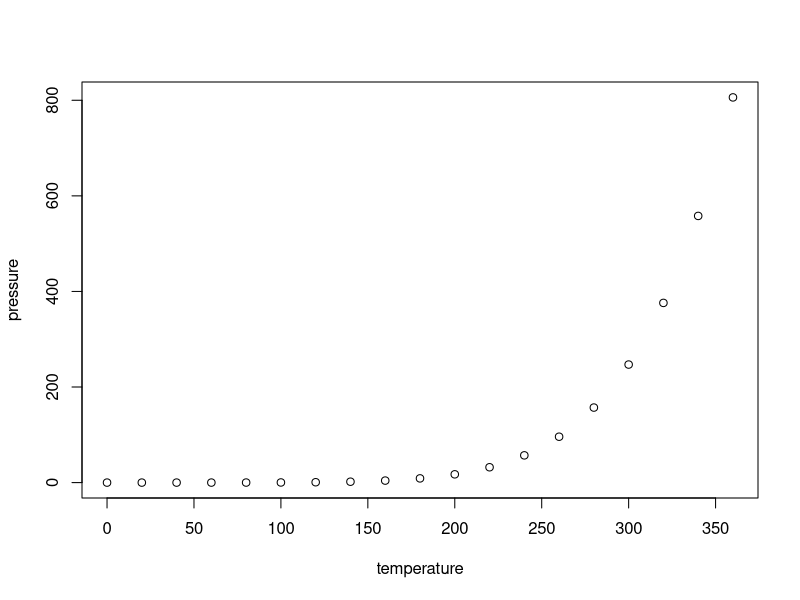
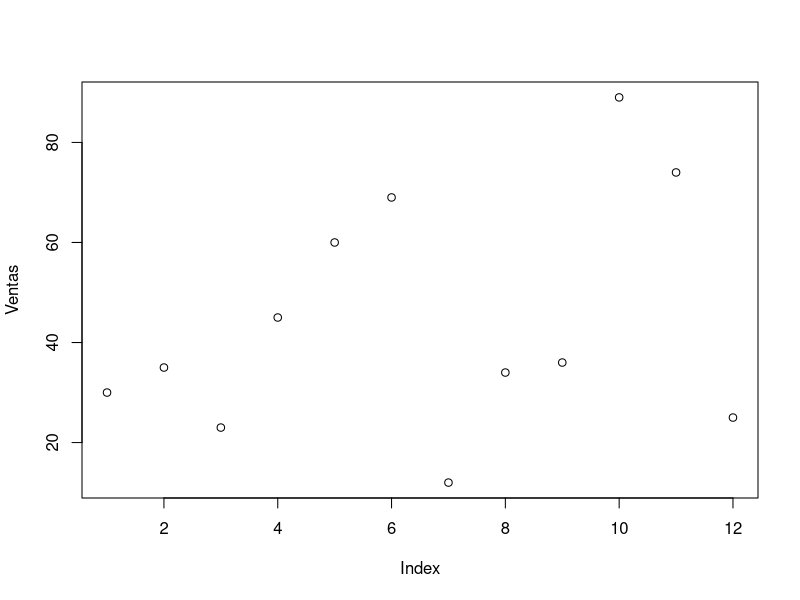
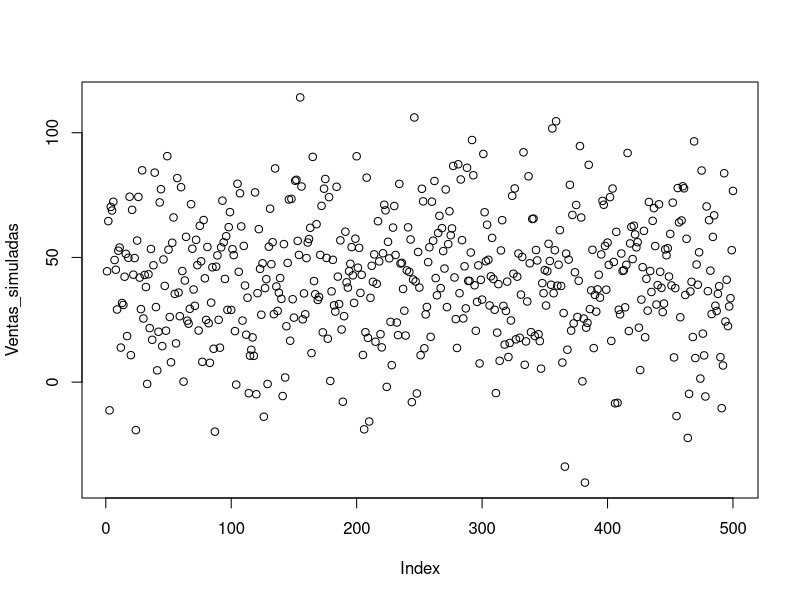
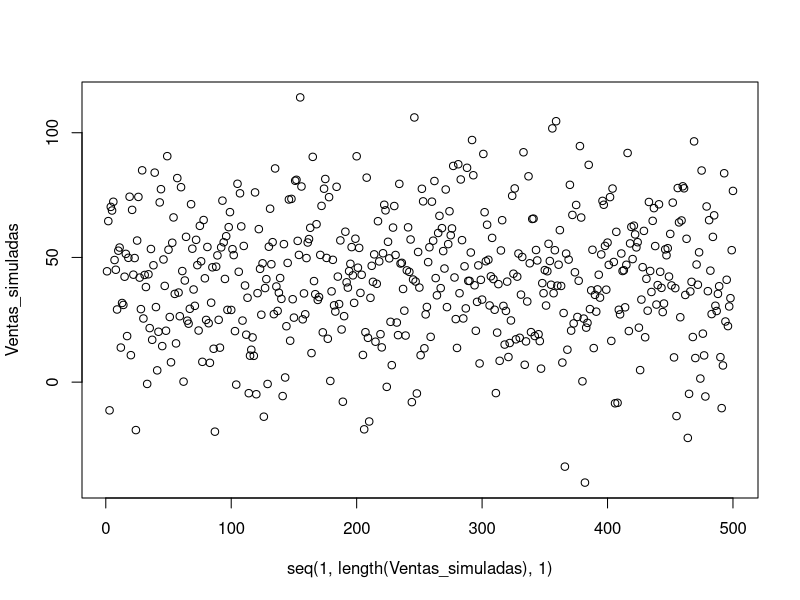

The R source for these figures, in order:
## ---- chunk 1
knitr::opts_chunk$set(echo = TRUE)
## ---- chunk 2
summary(cars)
## ---- chunk 3
plot(pressure)
## ---- chunk 4
ca<-16
ca

## ---- chunk 5
Ventas <- c (30,35,23,45,60,69,12,34,36,89,74,25)
plot(Ventas)
## ---- chunk 6
mean (Ventas)
sd (Ventas)
## ---- chunk 7
Ventas_simuladas<-rnorm(500,44.33333,23.49597)
plot(Ventas_simuladas)
## ---- chunk 8
pnorm(30,44.33,23.49)
## ---- chunk 9
plot(seq(1,length(Ventas_simuladas),1),Ventas_simuladas)
## ---- chunk 10
impuestos<-0
impuestos[1] <- 0
for (i in 2:24) {
impuestos[i] <- impuestos[i-1]+2*i
impuestos
}
impuestos
## ---- chunk 11
indice <- which(Ventas_simuladas > 40)
indice
## ---- chunk 12
indice <-  which(Ventas_simuladas > 40)
indice
Ventas_simuladas[indice]
## ---- chunk 13
length(indice)
sum(Ventas_simuladas[indice])

## ---- chunk 14
A <- 0 
 A[1] <- 0 
 A[2] <- 1
 A[3] <- A[1]+A[2]
 for (i in 3:31) {A[i] <- A[i-1]+A[i-2]}
A
